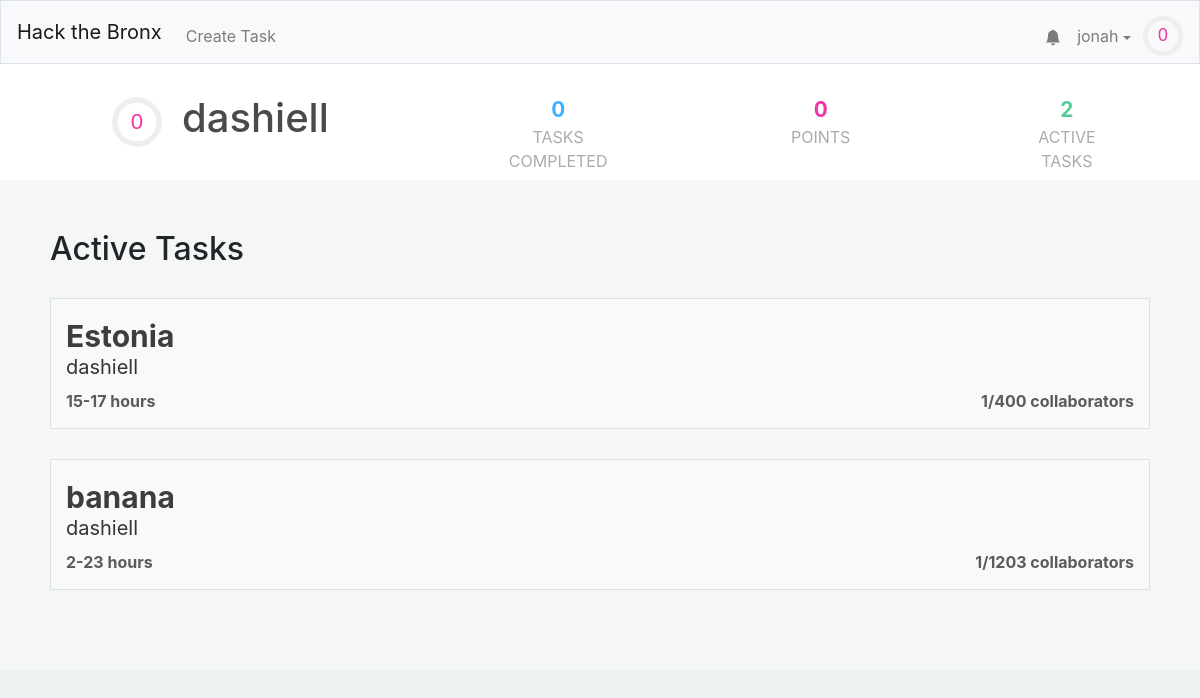
Page /profile/dashiell (signed in) on the committed database.
### tables this page shows
CREATE TABLE "users" (
	"id"	INTEGER NOT NULL UNIQUE,
	"username"	TEXT NOT NULL UNIQUE,
	"hash"	TEXT NOT NULL,
	"tasks"	BLOB,
	"points"	INTEGER NOT NULL DEFAULT 0,
	"numcomplete"	INTEGER NOT NULL DEFAULT 0,
	PRIMARY KEY("id" AUTOINCREMENT)
);

CREATE TABLE "tasks" (
	"id"	INTEGER NOT NULL UNIQUE,
	"title"	TEXT NOT NULL,
	"description"	TEXT,
	"languages"	BLOB,
	"image"	TEXT,
	"hmin"	INTEGER,
	"hmax"	INTEGER,
	"cmax"	INTEGER,
	"collaborators"	TEXT,
	"creator"	INTEGER,
	PRIMARY KEY("id" AUTOINCREMENT)
);

### application.py (the view)
@app.route("/profile/<username>")
@login_required
def profile(username):
    user = getuser(session, db)
    if user["username"] != username:
        other_user = get_user_from_name(username, db)
    else:
        other_user = user
    alltasks = db.execute("SELECT * FROM tasks")
    tasks = []
    for task in alltasks:
        if (task['creator'] == other_user['id'] or other_user['id'] in debyte(task['collaborators'])):
            task['creator'] = other_user["username"]
            task["collaborators-count"] = len(debyte(task['collaborators']))
            task["points"] = calculate_points(task)
            tasks.append(task)
    return render_template("profile.html",other_user=other_user,user=user,active_tasks=tasks,task_count=len(tasks), len=len)

### application.py (called while the page is built)
@app.after_request
def after_request(response):
    response.headers["Cache-Control"] = "no-cache, no-store, must-revalidate"
    response.headers["Expires"] = 0
    response.headers["Pragma"] = "no-cache"
    return response

### helpers.py (called while the page is built)
def login_required(f):
    @wraps(f)
    def decorated_function(*args, **kwargs):
        if session.get("user_id") is None:
            return redirect("/login")
        return f(*args, **kwargs)
    return decorated_function

def debyte(obj):
    return pickle.loads(obj)

def getuser(session, db):
    user =  db.execute("SELECT * FROM users WHERE id = :id", id=session["user_id"])[0]
    user["level"]=int(user['points']**.5//10)
    user["level-progress"] = (user['points']**.5%8)/(((user["level"]+1)*10)**2)
    return user

def get_user_from_name(name, db):
    user =  db.execute("SELECT * FROM users WHERE username = :name", name=name)[0]
    user["level"]=int(user['points']**.5//10)
    user["level-progress"] = (user['points']**.5%8)/(((user["level"]+1)*10)**2)
    return user

def calculate_points(task):
    return 500

### templates/profile.html (shortened to what this page needs)
{% extends "layout.html" %}
{% block head %}
    <link href="/static/profile.css" rel="stylesheet">
{% endblock %}
{% block mainnocont %}
	<div class="profile-outer">
		<div class = "name-section">
		 	<div style="display: flex; align-items: center;">
				<div style = "margin-left: 12px;">
					<svg viewBox="0 0 36 36" class="level-display-outer">
						<path class="level-display-bg"
			        d="M18 2.0845
			          a 15.9155 15.9155 0 0 1 0 31.831
			          a 15.9155 15.9155 0 0 1 0 -31.831"
			      />
					  <path class = "level-display"
					    d="M18 2.0845
					      a 15.9155 15.9155 0 0 1 0 31.831
					      a 15.9155 15.9155 0 0 1 0 -31.831"
					    fill="none"
					    stroke="#444";
					    stroke-width="1";
					    stroke-dasharray="{{ other_user["level-progress"] }}, 100";
					  />
					  <text x="18" y="22.8" class="level">{{other_user["level"]}}</text>
					</svg>
				</div>
				<h1 class="profile-username">{{other_user["username"]}}</h1>
			</div>
			<div class = "tasks-completed">
				<span>{{ other_user["numcomplete"] }}</span>
				<div>Tasks Completed</div>
			</div>
			<div class = "point-count">
				<span>{{ other_user["points"] }}</span>
				<div>Points</div>
			</div>
			<div class = "active-tasks">
				<span>{{ task_count }}</span>
				<div>Active Tasks</div>
			</div>
		</div>
		<div class = "information">
			<h2>Active Tasks</h2>
			<div class = "a-tasks">
				{% for task in active_tasks %}
					<a class = "div-link" href="/task/{{task.id}}">
						<div class="task">
							<span class="task-name">{{ task["title"] }}</span>
							<span class="task-creator">{{ task["creator"] }}</span>
							<div class="task-stats">
								<span class="task-time">{{ task["hmin"] }}-{{ task["hmax"] }} hours</span>
								<span class="task-collaborator-count">{{task["collaborators-count"] }}/{{ task["cmax"] }} collaborators</span>
							</div>
						</div>
					</a>
				{% endfor %}
			</div>
		</div>
	</div>
{% endblock %}

### templates/layout.html (shortened to what this page needs)
<!DOCTYPE html>
<html lang="en">
    <head>
        <link href="https://maxcdn.bootstrapcdn.com/bootstrap/4.1.3/css/bootstrap.min.css" rel="stylesheet">
        {% block head %}{% endblock %}
        <link href="/static/styles.css" rel="stylesheet">
    </head>
    <body>
        <nav style = "height: 8vh" class="navbar navbar-expand-md navbar-light bg-light border">
            <a class="navbar-brand" href="/"><span class="red">Hack the Bronx</span></a>
            <div class="collapse navbar-collapse" id="navbar">
                {% if session.user_id %}
                    <ul class="navbar-nav mt-2">
                        <li class="nav-item"><a class="nav-link" href="/taskCreation">Create Task</a></li>
                    </ul>
                    <ul class="navbar-nav ml-auto mt-2">
                        <li style="position: relative; transform:translateX(8px) translateY(7.5px);"class="nav-item"><a class="nav-link" href="/notifications"><svg xmlns="http://www.w3.org/2000/svg" width="16" height="16" fill="currentColor" class="bi bi-bell-fill" viewBox="0 0 16 16">
  <path d="M8 16a2 2 0 0 0 2-2H6a2 2 0 0 0 2 2zm.995-14.901a1 1 0 1 0-1.99 0A5.002 5.002 0 0 0 3 6c0 1.098-.5 6-2 7h14c-1.5-1-2-5.902-2-7 0-2.42-1.72-4.44-4.005-4.901z"/>
</svg></a></li>
                        <li class="nav-item">
                            <div id="user-information-dropdown">
                              <button onclick="showUserDropdown()" id="user-information-dropname" class="nav-link">{{ session.user_name }} <span class="dropdown-caret"></span></button>
                            </div>
                        </li>
                        <li class="nav-item">
                            <div style = "margin-left: -4px;">
                                <svg viewBox="0 0 36 36" style="transform: translateY(8px); width: 40px;">
                                    <path class="level-display-bg"
                                d="M18 2.0845
                                  a 15.9155 15.9155 0 0 1 0 31.831
                                  a 15.9155 15.9155 0 0 1 0 -31.831"
                              />
                                  <path class = "level-display"
                                    d="M18 2.0845
                                      a 15.9155 15.9155 0 0 1 0 31.831
                                      a 15.9155 15.9155 0 0 1 0 -31.831"
                                    fill="none"
                                    stroke="#444";
                                    stroke-width="1";
                                    stroke-dasharray="{{ user["level-progress"] }}, 100";
                                  />
                                  <text x="18" y="22.8" class="level">{{user["level"]}}</text>
                                </svg>
                            </div>
                        </li>
                    </ul>
                {% endif %}
            </div>
        </nav>
        {% block mainnocont %}{% endblock %}
        <main class="container p-5">
        </main>
    </body>
</html>

### static/profile.css (style rules this page uses)
.profile-username { color:#4a4a4a; margin-left: 20px; }
.name-section { color: #3d3d3d; padding: 30px 100px; background: white; width: 100%; display: flex; }
.information { left:0; right: 0; display: block; background: #F5F7F7; width: 100%; padding: 50px 50px; }
.tasks-completed { display: flex; flex-direction: column; align-items-content: center; text-align: center; width: 200px; padding: 0; height: 50px; margin-left: 180px; }
.tasks-completed span { font-weight: bold; font-size: 1.3em; color: #3DB2FF; }
.tasks-completed div { color: #ababab; text-transform: uppercase; }
.point-count { display: flex; flex-direction: column; align-items-content: center; text-align: center; width: 150px; height: 50px; margin-left: 180px; }
.point-count span { font-weight: bold; font-size: 1.3em; color: #F037A5; }
.point-count div { color: #ababab; text-transform: uppercase; }
.active-tasks { display: flex; flex-direction: column; align-items-content: center; text-align: center; width: 150px; height: 50px; margin-left: 180px; }
.active-tasks span { font-weight: bold; font-size: 1.3em; color: #57CC99; }
.active-tasks div { color: #ababab; text-transform: uppercase; }
body { background: #EDF1F2; }
.task { margin: 30px 0; background: #F8F9FA; border: 1px solid #DEE2E6; padding: 15px; display: flex; flex-direction: column; transition: .1s; color: #3d3d3d; }
.task-name { font-size: 30px; font-weight: bold; }
.task-creator { transform: translateY(-7px); color: #353535; font-size: 20px; }
.task-points, .task-time, .task-collaborator-count { color: #5B5B5B; font-weight: bold; }
.task-stats { display: flex; justify-content: space-between; width: 100%; }

### static/styles.css (style rules this page uses)
#user-information-dropname { background: none; padding: 16px; border: none; cursor: pointer; }
.dropdown-caret { display: inline-block; width: 0; height: 0; vertical-align: middle; content: ""; border-style: solid; border-width: 4px 4px 0; border-right-color: transparent; border-bottom-color: transparent; border-left-color: transparent; }
#user-information-dropname { position: relative; display: inline-block; }
.level-display-outer { width: 50px; }
.level { fill: #F037A5; font-family: sans-serif; font-size: 1em; text-anchor: middle; }

### rows in the picture
users: user_name "jonah"
users: username "dashiell", numcomplete "0", points "0"
tasks: title "Estonia", creator "dashiell", hmin "15", hmax "17", task "1", cmax "400"
tasks: title "banana", creator "dashiell", hmin "2", hmax "23", task "1", cmax "1203"

### other values in the picture
{{ user["level"] }} "0"
{{ other_user["level"] }} "0"
{{ task_count }} "2"
